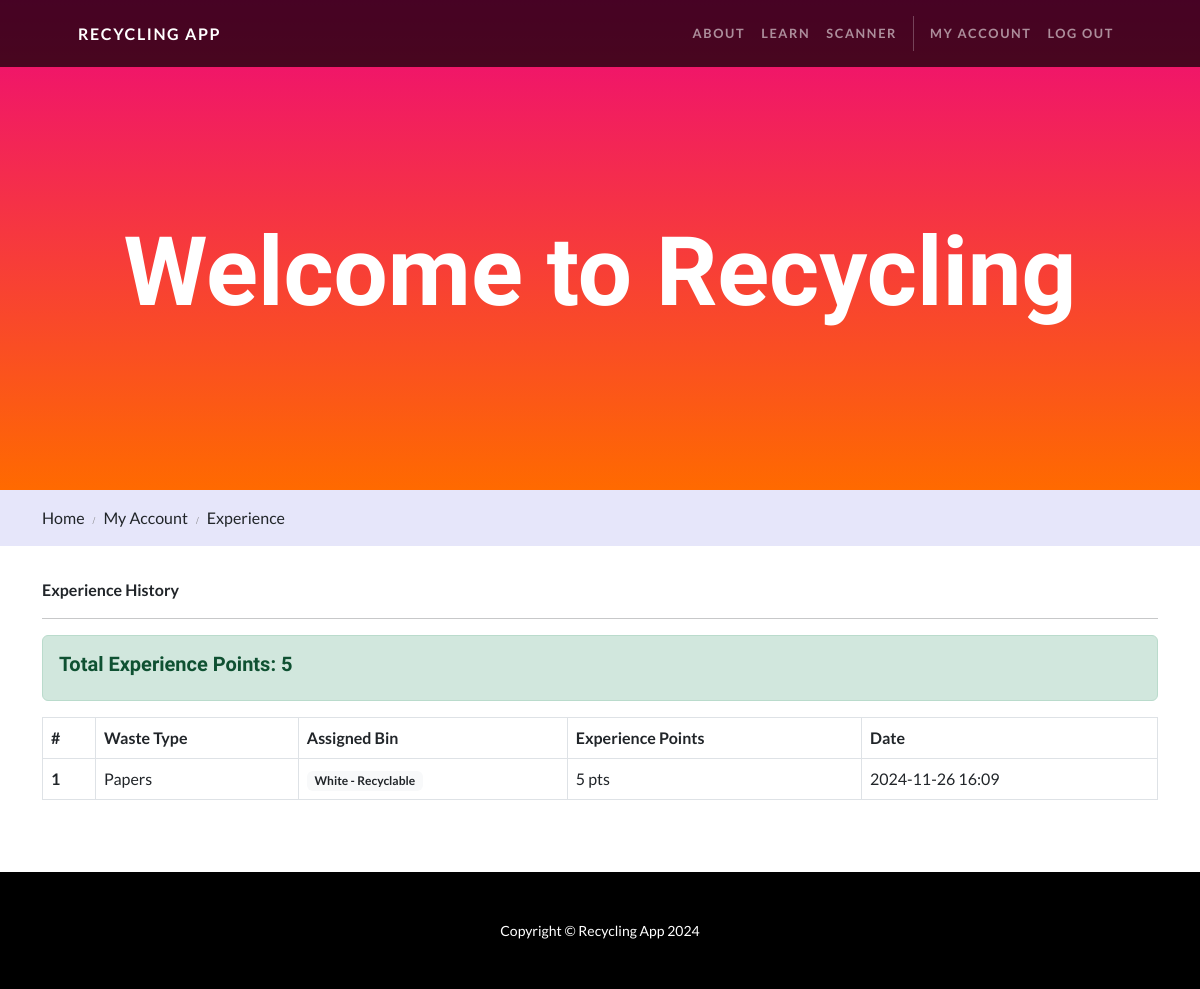
Before: /my-account/experience (signed in) with the older database file.
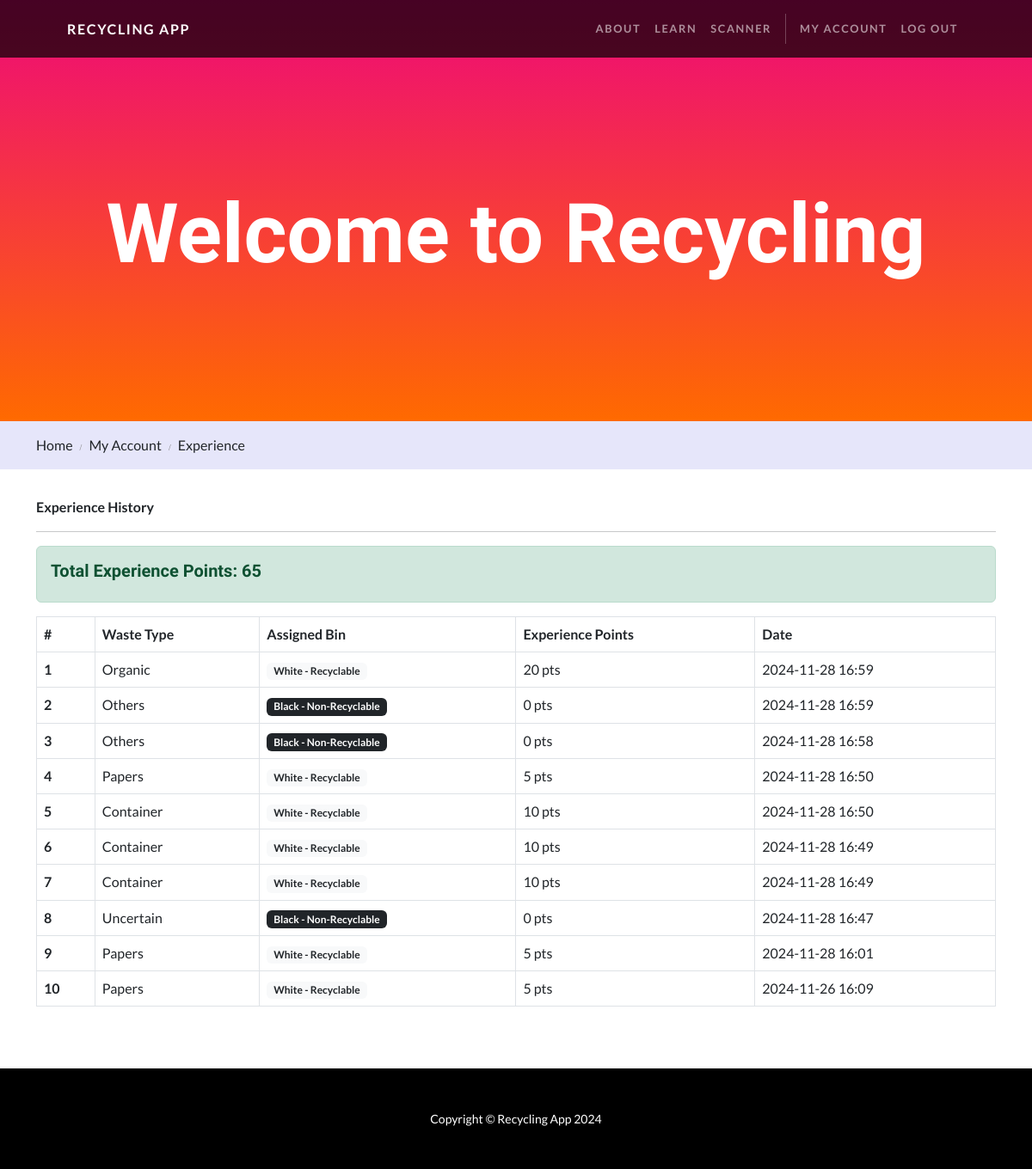
After: the same page with the newer database file.
### accounts/models.py (models this page shows, shortened)
class ScanningStatistics(models.Model):
    WASTE_TYPES = [
        ('BOTTLE', 'Bottle'),
        ('PRINTED_PACKAGING', 'Printed Packaging'),
        ('CONTAINER', 'Container'),
        ('CAN', 'Can'),
        ('ORGANIC', 'Organic'),
        ('OTHER', 'Others'),
        ('NON_RECYCLABLE_PAPER', 'Non-recyclable Paper'),
        ('PAPERS', 'Papers'),
        ('UNCERTAIN', 'Uncertain')
    ]
    BIN_TYPES = [
        ('BLACK', 'Black - Non-Recyclable'),
        ('GREEN', 'Green - Organic'),
        ('WHITE', 'White - Recyclable'),
    ]
    scan_date = models.DateTimeField(auto_now_add=True)
    waste_type = models.CharField(max_length=50, choices=WASTE_TYPES)
    bin_type = models.CharField(max_length=50, choices=BIN_TYPES)
    user = models.ForeignKey(User, on_delete=models.CASCADE)
    co2_saved = models.FloatField(default=0.0)
    experience = models.IntegerField(default=0)

### accounts/views.py (the view)
# urls.py: path('experience', views.experience_points, name='accounts.experience'),
@login_required
def experience_points(request):
    viewData = {}
    viewData["title"] = "My Experience"
    viewData["breadcrumbItems"] = [
        {"name": "Home", "route": "home.index"},
        {"name": "My Account", "route": "accounts.index"},
        {"name": "Experience", "route": "accounts.experience"},
    ]
    scanning_entries = ScanningStatistics.objects.filter(user=request.user).order_by('-scan_date')
    total_experience = scanning_entries.aggregate(total_experience=models.Sum('experience'))
    viewData["scanning_entries"] = scanning_entries
    viewData["total_experience"] = total_experience['total_experience'] or 0
    return render(request, 'accounts/experience.html', {"viewData": viewData})

### accounts/templates/accounts/experience.html
{% extends 'base.html' %}
{% block content %}
<div class="p-3">
  <div class="container mb-3">
    <div class="row mt-3">
      <div class="mx-auto mb-4">
        <b>Experience History</b>
        <hr />
        <div class="alert alert-success">
          <h5>Total Experience Points: {{ viewData.total_experience }}</h5>
        </div>
        <table class="table table-bordered table-center">
          <thead>
            <tr>
              <th scope="col">#</th>
              <th scope="col">Waste Type</th>
              <th scope="col">Assigned Bin</th>
              <th scope="col">Experience Points</th>
              <th scope="col">Date</th>
            </tr>
          </thead>
          <tbody>
            {% for entry in viewData.scanning_entries %}
            <tr>
              <th scope="row">{{ forloop.counter }}</th>
              <td>{{ entry.get_waste_type_display }}</td>
              <td>
                <span class="badge {% if entry.bin_type == 'BLACK' %}bg-dark{% elif entry.bin_type == 'GREEN' %}bg-success{% else %}bg-light text-dark{% endif %}">
                  {{ entry.get_bin_type_display }}
                </span>
              </td>
              <td>{{ entry.experience }} pts</td>
              <td>{{ entry.scan_date|date:"Y-m-d H:i" }}</td>
            </tr>
            {% endfor %}
          </tbody>
        </table>
      </div>
    </div>
  </div>
</div>
{% endblock content %}

### recycling/templates/base.html (shortened to what this page needs)
<!DOCTYPE html>
<html>
{% load static %}
<head>
  <link rel="stylesheet" type="text/css" href="{% static 'css/styles_boot.css' %}">
  <link rel="stylesheet" type="text/css" href="{% static 'css/styles.css' %}">
</head>
<body id="page-top">
  <nav class="navbar navbar-expand-lg navbar-dark navbar-custom fixed-top">
    <div class="container px-5">
      <a class="navbar-brand" href="{% url 'home.index' %}">Recycling App</a>
      <div class="collapse navbar-collapse" id="navbarResponsive">
        <ul class="navbar-nav ms-auto">
          <li class="nav-item"><a class="nav-link" href="{% url 'home.about' %}">About</a></li>
          <li class="nav-item"><a class="nav-link" href="{% url 'home.learn' %}">Learn</a></li>
          <li class="nav-item"><a class="nav-link" href="{% url 'scanner.index' %}">Scanner</a></li>
          {% if user.is_authenticated %}
            <li class="nav-item"><a class="nav-link" href="{% url 'accounts.index' %}">My Account</a></li>
            <li class="nav-item"><a class="nav-link" href="{% url 'accounts.logout' %}">Log Out</a></li>
          {% else %}
            <li class="nav-item"><a class="nav-link" href="{% url 'accounts.signup' %}">Sign Up</a></li>
            <li class="nav-item"><a class="nav-link" href="{% url 'accounts.login' %}">Log In</a></li>
          {% endif %}
        </ul>
      </div>
    </div>
  </nav>
  <header class="masthead text-center text-white">
    <div class="masthead-content">
      <div class="container">
        <h1 class="masthead-heading mb-0">Welcome to Recycling</h1>
      </div>
    </div>
  </header>
  {% include 'breadcrumb.html' %}
  {% block content %}
  {% endblock content %}
  <footer class="py-5 bg-black">
    <div class="container px-5">
      <p class="m-0 text-center text-white small">Copyright &copy; Recycling App 2024</p>
    </div>
  </footer>
</body>
</html>

### recycling/templates/breadcrumb.html
{% if viewData.breadcrumbItems %}
<section class="p-3 rc-breadcrumb">
  <div class="container d-flex justify-content-between">
    <div class="me-5 rc-header-top-contact">
      {% for item in viewData.breadcrumbItems %}
        {% if forloop.first %}
          <span><a href="{% url item.route %}">{{ item.name }}</a></span>
        {% elif forloop.last %}
          <span class="rc-breadcrumb-item">{{ item.name }}</span>
        {% else %}
          <span class="rc-breadcrumb-item"><a href="{% url item.route %}">{{ item.name }}</a></span>
        {% endif %}
      {% endfor %}
    </div>
  </div>
</section>
{% endif %}

### recycling/static/css/styles.css (style rules this page uses)
.rc-breadcrumb { background-color: lavender; }
.rc-breadcrumb-item::before { color: #7c7c7c; content: "/"; display: inline-block; font-family: "FontAwesome"; font-size: 10px; padding: 0 8px 0 5px; }
.rc-breadcrumb a, .rc-breadcrumb-item a { color: var(--bs-body-color) !important; text-decoration: none !important; }

Changed rows visible on the page:
added ScanningStatistics: waste_type "Organic", bin_type "White - Recyclable", experience "20", scan_date "2024-11-28 16:59"
added ScanningStatistics: waste_type "Others", bin_type "Black - Non-Recyclable", experience "0", scan_date "2024-11-28 16:59"
added ScanningStatistics: waste_type "Others", bin_type "Black - Non-Recyclable", experience "0", scan_date "2024-11-28 16:58"
added ScanningStatistics: waste_type "Papers", bin_type "White - Recyclable", experience "5", scan_date "2024-11-28 16:50"
added ScanningStatistics: waste_type "Container", bin_type "White - Recyclable", experience "10", scan_date "2024-11-28 16:50"
added ScanningStatistics: waste_type "Container", bin_type "White - Recyclable", experience "10", scan_date "2024-11-28 16:49"
added ScanningStatistics: waste_type "Container", bin_type "White - Recyclable", experience "10", scan_date "2024-11-28 16:49"
added ScanningStatistics: waste_type "Uncertain", bin_type "Black - Non-Recyclable", experience "0", scan_date "2024-11-28 16:47"
added ScanningStatistics: waste_type "Papers", bin_type "White - Recyclable", experience "5", scan_date "2024-11-28 16:01"
Other visible differences:
{{ viewData.total_experience }}: "5" → "65"
